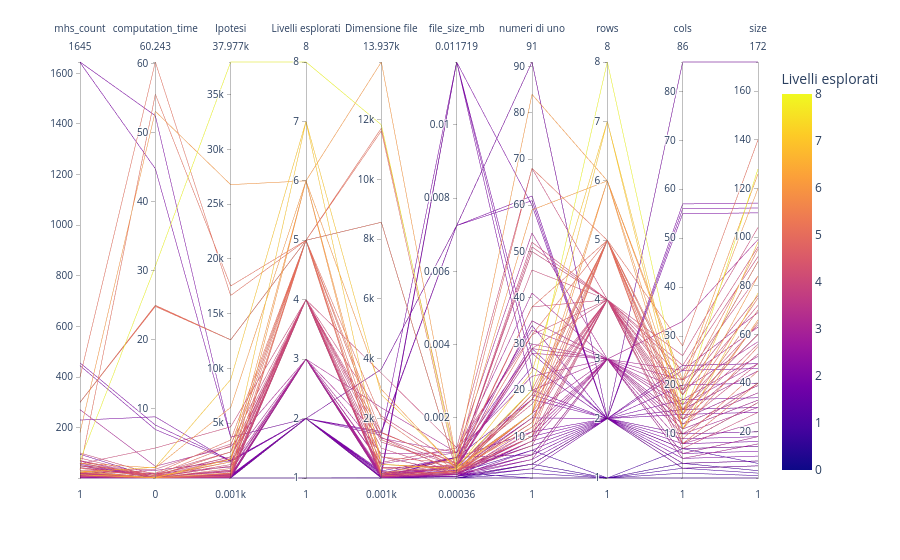

Notebook code cell kept with this figure:
### Code cell
df = pd.read_csv("../benchmarks1/output/performance_detailed.csv")

def parse_reduced_size(s):
    try:
        r, c = map(int, s.split('×'))
        return pd.Series({'rows': r, 'cols': c, 'size': r * c})
    except:
        return pd.Series({'rows': 0, 'cols': 0, 'size': 0})

df = pd.concat([df, df['reduced_size'].apply(parse_reduced_size)], axis=1)
df = df.drop(columns=['reduced_size']+['file'])

df_failed = df.copy()
indices_to_drop = df_failed[df_failed['timeout'] != True].index
df_failed = df_failed.drop(indices_to_drop)

indices_to_drop = df[df['timeout']].index
df = df.drop(indices_to_drop)

to_drop_cols = [col for col in df.columns if not df[col].any() and df[col].dtype == 'bool'] # all columns that are empty and boolean
df = df.drop(columns=['matrix_size'] + to_drop_cols)
df_failed = df_failed.drop(columns=['matrix_size'] + to_drop_cols)

fig = px.parallel_coordinates(df, color="levels_explored", labels={"hypotheses_generated": "Ipotesi",
                  "levels_explored": "Livelli esplorati", "max_level_size": "Massima ampiezza",
                  "max_level_size": "Dimensione file", "ones_count": "numeri di uno", },
                    color_continuous_midpoint=4)
fig.show()

# fig = px.parallel_categories(df, color="mhs_count", color_continuous_scale=px.colors.sequential.Inferno)
# fig.show()

df
